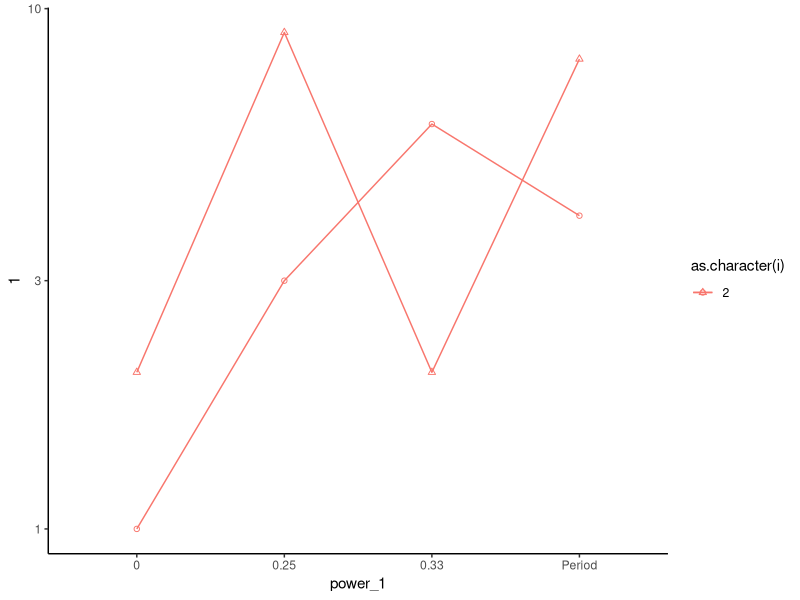
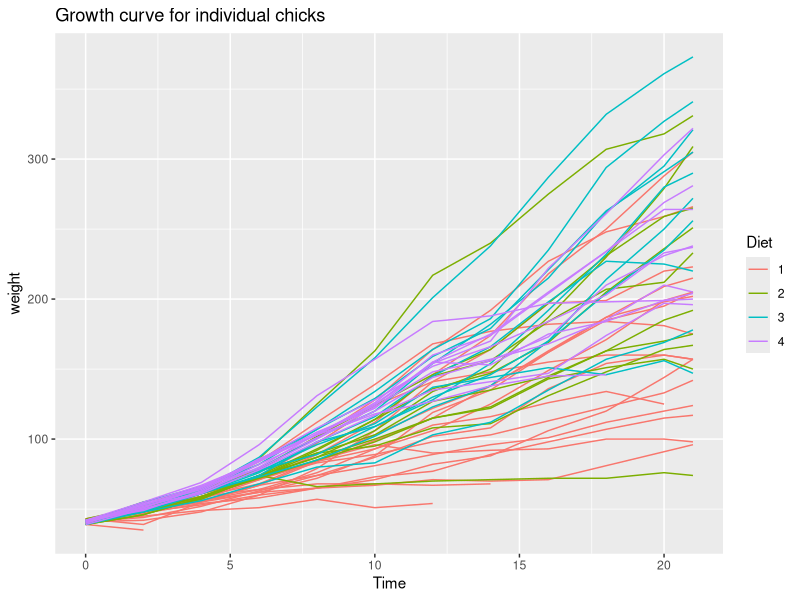

Write R code to recreate these figures, in order.
library(ggplot2)

data <- data.frame("1" = c(1, 3, 6, 4), "2" = c(2, 9, 2, 8))
colnames(data) <- paste0("", c(1, 2))
data

power_1 <- factor(c(0, 0.25, 0.33, "Period"))
power_1

density_vs_power <- ggplot(data = as.data.frame(data))


# Loop to add geom_line layers for each column
for (i in 1:2) {
  density_vs_power <- density_vs_power +
    geom_line(aes(x = power_1, y = !!sym(as.character(i)), group = 1, color = as.character(i))) +
    geom_point(shape = i, aes(x = power_1, y = !!sym(as.character(i)), color = as.character(i)))
}

density_vs_power <- density_vs_power +
  scale_y_continuous(trans = "log10") +
  theme_classic()


density_vs_power

# Simple example
library(ggplot2)
ChickWeight


p1 <- ggplot(ChickWeight, aes(x = Time, y = weight, colour = Diet, group = Chick)) +
  geom_line() +
  ggtitle("Growth curve for individual chicks")
p1
